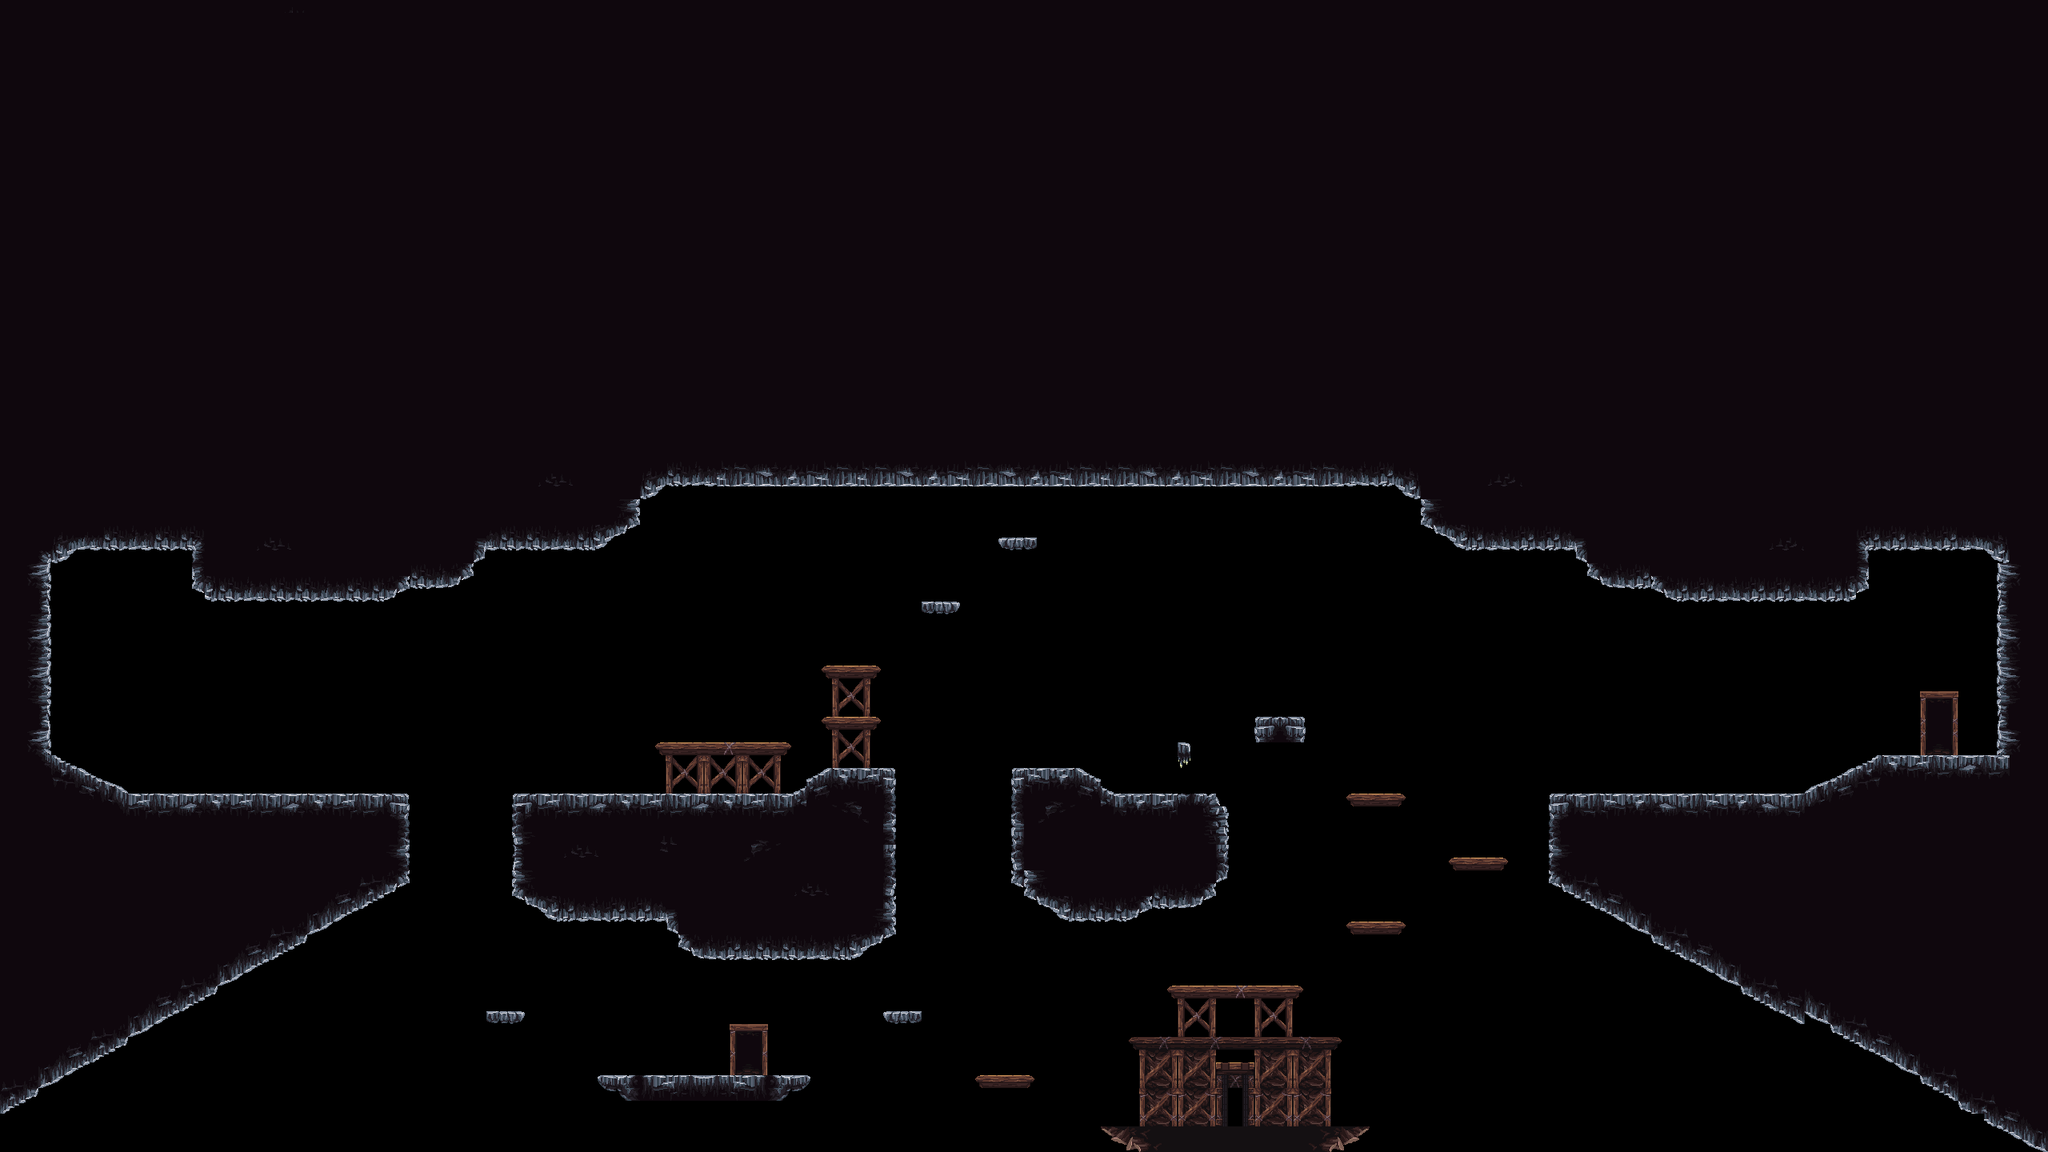

Rendered tile map (Tiled .tmx) drawn with the repository's tilesets; below, a short description and the map source with its tile grids summarised:
An orthogonal 160x90 tile map with 16x16 px tiles, 1 tile layer (Tile Layer 1), 2 tilesets.

<map version="1.4" tiledversion="1.4.2" orientation="orthogonal" renderorder="right-down" width="160" height="90" tilewidth="16" tileheight="16" infinite="0" nextlayerid="2" nextobjectid="1">
 <tileset firstgid="1" name="mainlev_build" tilewidth="16" tileheight="16" tilecount="4096" columns="64">
  <image source="mainlev_build.png" width="1024" height="1024" />
 </tileset>
 <tileset firstgid="4097" name="mainlev_build" tilewidth="16" tileheight="16" tilecount="4096" columns="64">
  <image source="mainlev_build.png" width="1024" height="1024" />
 </tileset>
 <layer id="1" name="Tile Layer 1" width="160" height="90">
  <data>[14400 cells, 9050 non-empty, 250 distinct tile ids]</data>
 </layer>
</map>
